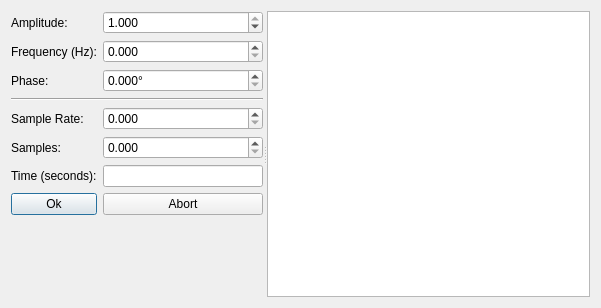
<?xml version="1.0" encoding="UTF-8"?>
<ui version="4.0">
 <class>DialogCustomSine</class>
 <widget class="QDialog" name="DialogCustomSine">
  <property name="geometry">
   <rect>
    <x>0</x>
    <y>0</y>
    <width>601</width>
    <height>308</height>
   </rect>
  </property>
  <property name="windowTitle">
   <string>Insert sine wave</string>
  </property>
  <layout class="QVBoxLayout" name="verticalLayout">
   <item>
    <widget class="QSplitter" name="splitter">
     <property name="orientation">
      <enum>Qt::Horizontal</enum>
     </property>
     <widget class="QWidget" name="layoutWidget">
      <layout class="QGridLayout" name="gridLayout">
       <item row="4" column="0">
        <widget class="QLabel" name="label_4">
         <property name="text">
          <string>Sample Rate:</string>
         </property>
        </widget>
       </item>
       <item row="5" column="1">
        <widget class="KillerDoubleSpinBox" name="doubleSpinBoxNSamples">
         <property name="decimals">
          <number>3</number>
         </property>
         <property name="minimum">
          <double>0.000000000000000</double>
         </property>
         <property name="maximum">
          <double>9999999999999999455752309870428160.000000000000000</double>
         </property>
        </widget>
       </item>
       <item row="2" column="1">
        <widget class="QDoubleSpinBox" name="doubleSpinBoxPhase">
         <property name="suffix">
          <string>°</string>
         </property>
         <property name="decimals">
          <number>3</number>
         </property>
         <property name="maximum">
          <double>360.000000000000000</double>
         </property>
        </widget>
       </item>
       <item row="8" column="0">
        <spacer name="verticalSpacer">
         <property name="orientation">
          <enum>Qt::Vertical</enum>
         </property>
         <property name="sizeHint" stdset="0">
          <size>
           <width>20</width>
           <height>40</height>
          </size>
         </property>
        </spacer>
       </item>
       <item row="0" column="1">
        <widget class="QDoubleSpinBox" name="doubleSpinBoxAmplitude">
         <property name="decimals">
          <number>3</number>
         </property>
         <property name="maximum">
          <double>1.000000000000000</double>
         </property>
         <property name="singleStep">
          <double>0.001000000000000</double>
         </property>
         <property name="value">
          <double>1.000000000000000</double>
         </property>
        </widget>
       </item>
       <item row="1" column="0">
        <widget class="QLabel" name="label_2">
         <property name="text">
          <string>Frequency (Hz):</string>
         </property>
        </widget>
       </item>
       <item row="1" column="1">
        <widget class="KillerDoubleSpinBox" name="doubleSpinBoxFrequency">
         <property name="decimals">
          <number>3</number>
         </property>
         <property name="minimum">
          <double>0.000000000000000</double>
         </property>
         <property name="maximum">
          <double>9999999999999999931398190359470212947659194368.000000000000000</double>
         </property>
        </widget>
       </item>
       <item row="2" column="0">
        <widget class="QLabel" name="label_3">
         <property name="text">
          <string>Phase:</string>
         </property>
        </widget>
       </item>
       <item row="4" column="1">
        <widget class="KillerDoubleSpinBox" name="doubleSpinBoxSampleRate">
         <property name="decimals">
          <number>3</number>
         </property>
         <property name="minimum">
          <double>0.000000000000000</double>
         </property>
         <property name="maximum">
          <double>99999999999999991433150857216.000000000000000</double>
         </property>
        </widget>
       </item>
       <item row="5" column="0">
        <widget class="QLabel" name="label_5">
         <property name="text">
          <string>Samples:</string>
         </property>
        </widget>
       </item>
       <item row="0" column="0">
        <widget class="QLabel" name="label">
         <property name="text">
          <string>Amplitude:</string>
         </property>
        </widget>
       </item>
       <item row="3" column="0" colspan="2">
        <widget class="Line" name="line">
         <property name="orientation">
          <enum>Qt::Horizontal</enum>
         </property>
        </widget>
       </item>
       <item row="6" column="0">
        <widget class="QLabel" name="label_6">
         <property name="text">
          <string>Time (seconds):</string>
         </property>
        </widget>
       </item>
       <item row="7" column="0">
        <widget class="QPushButton" name="btnOK">
         <property name="text">
          <string>Ok</string>
         </property>
        </widget>
       </item>
       <item row="7" column="1">
        <widget class="QPushButton" name="btnAbort">
         <property name="text">
          <string>Abort</string>
         </property>
        </widget>
       </item>
       <item row="6" column="1">
        <widget class="QLineEdit" name="lineEditTime"/>
       </item>
      </layout>
     </widget>
     <widget class="ZoomableGraphicView" name="graphicsViewSineWave">
      <property name="renderHints">
       <set>QPainter::Antialiasing|QPainter::HighQualityAntialiasing|QPainter::TextAntialiasing</set>
      </property>
      <property name="resizeAnchor">
       <enum>QGraphicsView::NoAnchor</enum>
      </property>
     </widget>
    </widget>
   </item>
  </layout>
 </widget>
 <customwidgets>
  <customwidget>
   <class>ZoomableGraphicView</class>
   <extends>QGraphicsView</extends>
   <header>urh.ui.views.ZoomableGraphicView.h</header>
  </customwidget>
  <customwidget>
   <class>KillerDoubleSpinBox</class>
   <extends>QDoubleSpinBox</extends>
   <header>urh.ui.KillerDoubleSpinBox.h</header>
  </customwidget>
 </customwidgets>
 <tabstops>
  <tabstop>doubleSpinBoxAmplitude</tabstop>
  <tabstop>doubleSpinBoxFrequency</tabstop>
  <tabstop>doubleSpinBoxPhase</tabstop>
  <tabstop>doubleSpinBoxSampleRate</tabstop>
  <tabstop>doubleSpinBoxNSamples</tabstop>
  <tabstop>lineEditTime</tabstop>
  <tabstop>btnOK</tabstop>
  <tabstop>btnAbort</tabstop>
  <tabstop>graphicsViewSineWave</tabstop>
 </tabstops>
 <resources/>
 <connections/>
</ui>
